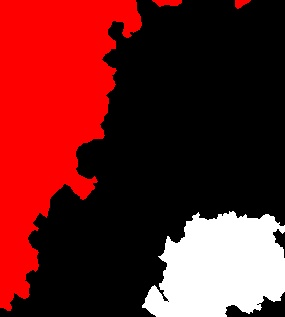
#> input picture data/target/1-2.jpg, 285 x 317 px
$ jupyter execute --allow-errors iou.ipynb
#> lines starting #> are read from the running program, lines starting #| are printed output that depends on the picture; after the words box and inside, x2 and y2 are one past the last pixel; in counts of white or black regions, pixels touching at a corner belong together
[cell 1]
import cv2
import numpy as np
import matplotlib.pyplot as plt

[cell 2]
def gray(path , WIDTH , HEIGHT ):
#> called with path = 'data/target/1-2.jpg', WIDTH = 512, HEIGHT = 512
    masked = cv2.imread(path)
#> masked is the input picture: shape (317, 285, 3); mean B, G, R 32, 32, 101
    masked = cv2.resize(masked , (WIDTH, HEIGHT))
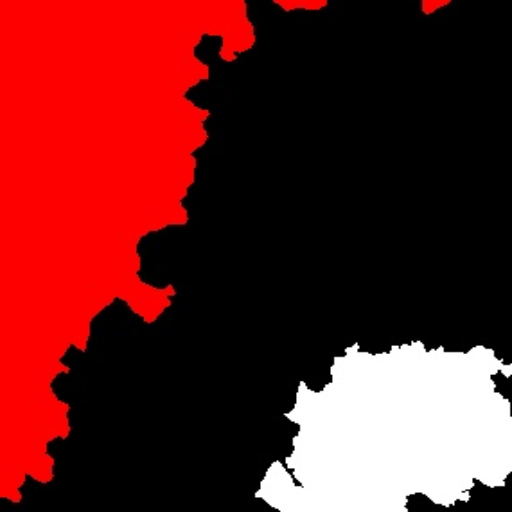
#> masked: shape (512, 512, 3); mean B, G, R 32, 31.9, 101
    masked_gray = cv2.cvtColor(masked, cv2.COLOR_BGR2GRAY)
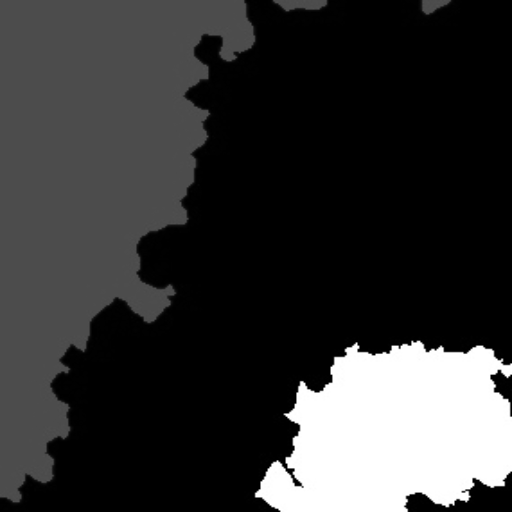
#> masked_gray: shape (512, 512); min 0, max 255, mean 52.6
    ret, masked_thr = cv2.threshold(masked_gray, 128, 255, cv2.THRESH_BINARY)
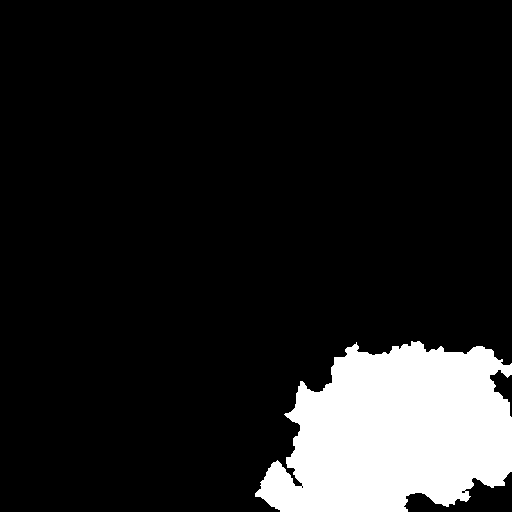
#> masked_thr: shape (512, 512); 12.4% white; 1 white region, box (x1, y1, x2, y2) and area: (255, 341, 512, 512) 32554
    return masked_thr

[cell 3]
def get_IoU(grd_path, masked_path, WIDTH, HEIGHT):
    grd_truth_thr = gray(grd_path,WIDTH,HEIGHT)
    masked_thr = gray(masked_path,WIDTH,HEIGHT)

$ run again, with data/target/1-1.jpg copied over data/target/1-2.jpg
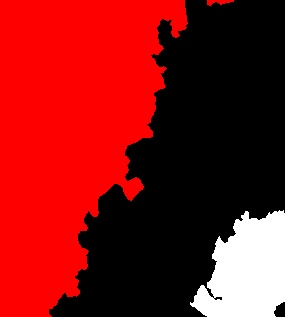
#> input picture data/target/1-1.jpg, 285 x 317 px
#> in gray, masked is the input picture: shape (317, 285, 3); mean B, G, R 20.4, 20.4, 132
#> in gray, `masked = cv2.resize(masked , (WIDTH, HEIGHT))`:
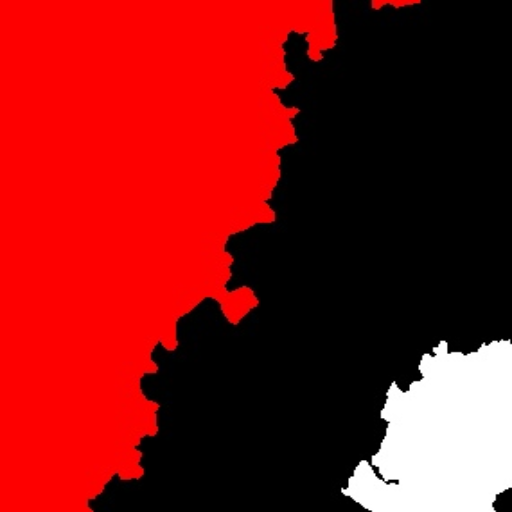
#> masked: shape (512, 512, 3); mean B, G, R 20.4, 20.4, 132
#> in gray, `ret, masked_thr = cv2.threshold(masked_gray, 128, 255, cv2.THRESH_BINA..`:
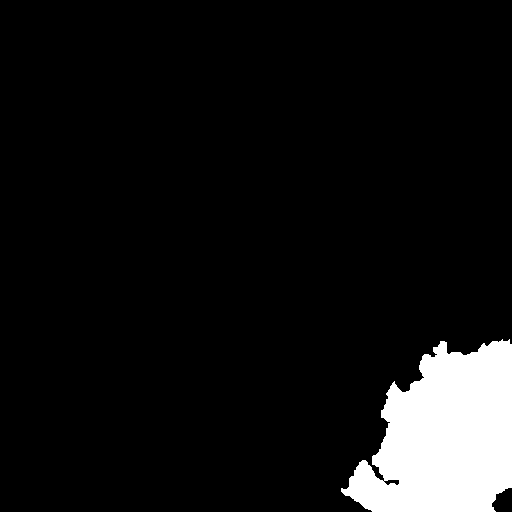
#> masked_thr: shape (512, 512); 7.9% white; 1 white region, box (x1, y1, x2, y2) and area: (341, 339, 512, 512) 20653

$ run again, with data/target/1-3.jpg copied over data/target/1-2.jpg
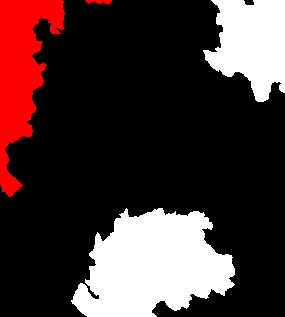
#> input picture data/target/1-3.jpg, 285 x 317 px
#> in gray, masked is the input picture: shape (317, 285, 3); mean B, G, R 51, 51, 68.9
#> masked: shape (512, 512, 3)
#> in gray, `masked_gray = cv2.cvtColor(masked, cv2.COLOR_BGR2GRAY)`:
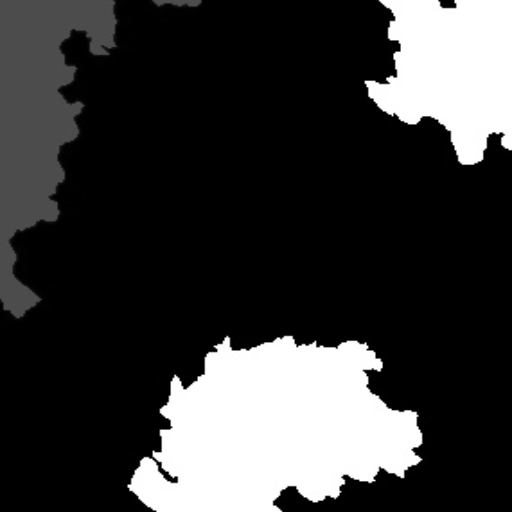
#> masked_gray: shape (512, 512); min 0, max 255, mean 56.4
#> in gray, `ret, masked_thr = cv2.threshold(masked_gray, 128, 255, cv2.THRESH_BINA..`:
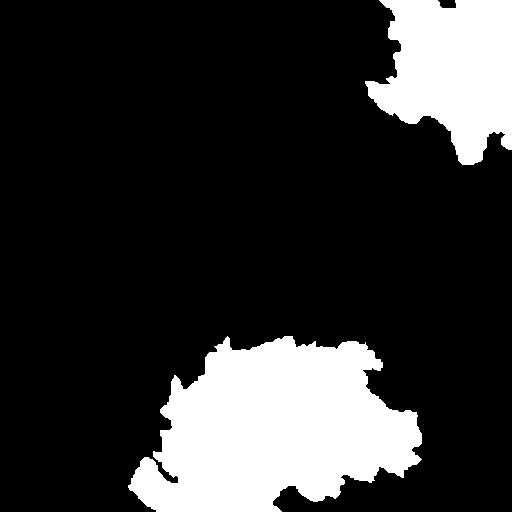
#> masked_thr: shape (512, 512); 19.9% white; 2 white regions, box (x1, y1, x2, y2) and area: (128, 336, 422, 512) 35440, (365, 0, 512, 165) 16795

$ run again, with data/target/10-1.jpg copied over data/target/1-2.jpg
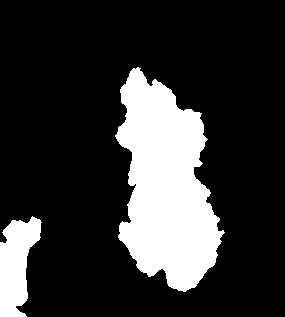
#> input picture data/target/10-1.jpg, 285 x 317 px
#> in gray, masked is the input picture: shape (317, 285, 3); min 0, max 255, mean 51.2
#> in gray, `masked = cv2.resize(masked , (WIDTH, HEIGHT))`:
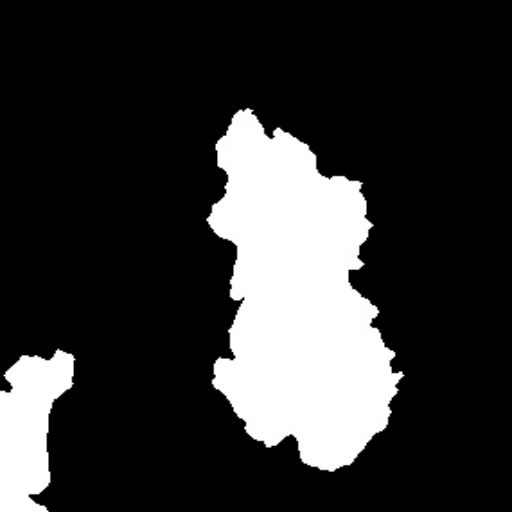
#> masked: shape (512, 512, 3); min 0, max 255, mean 51.2
#> in gray, `ret, masked_thr = cv2.threshold(masked_gray, 128, 255, cv2.THRESH_BINA..`:
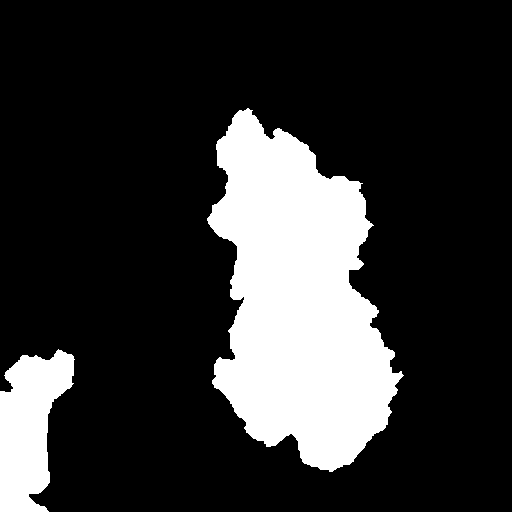
#> masked_thr: shape (512, 512); 20.1% white; 2 white regions, box (x1, y1, x2, y2) and area: (207, 108, 404, 472) 44693, (0, 349, 75, 512) 7940
